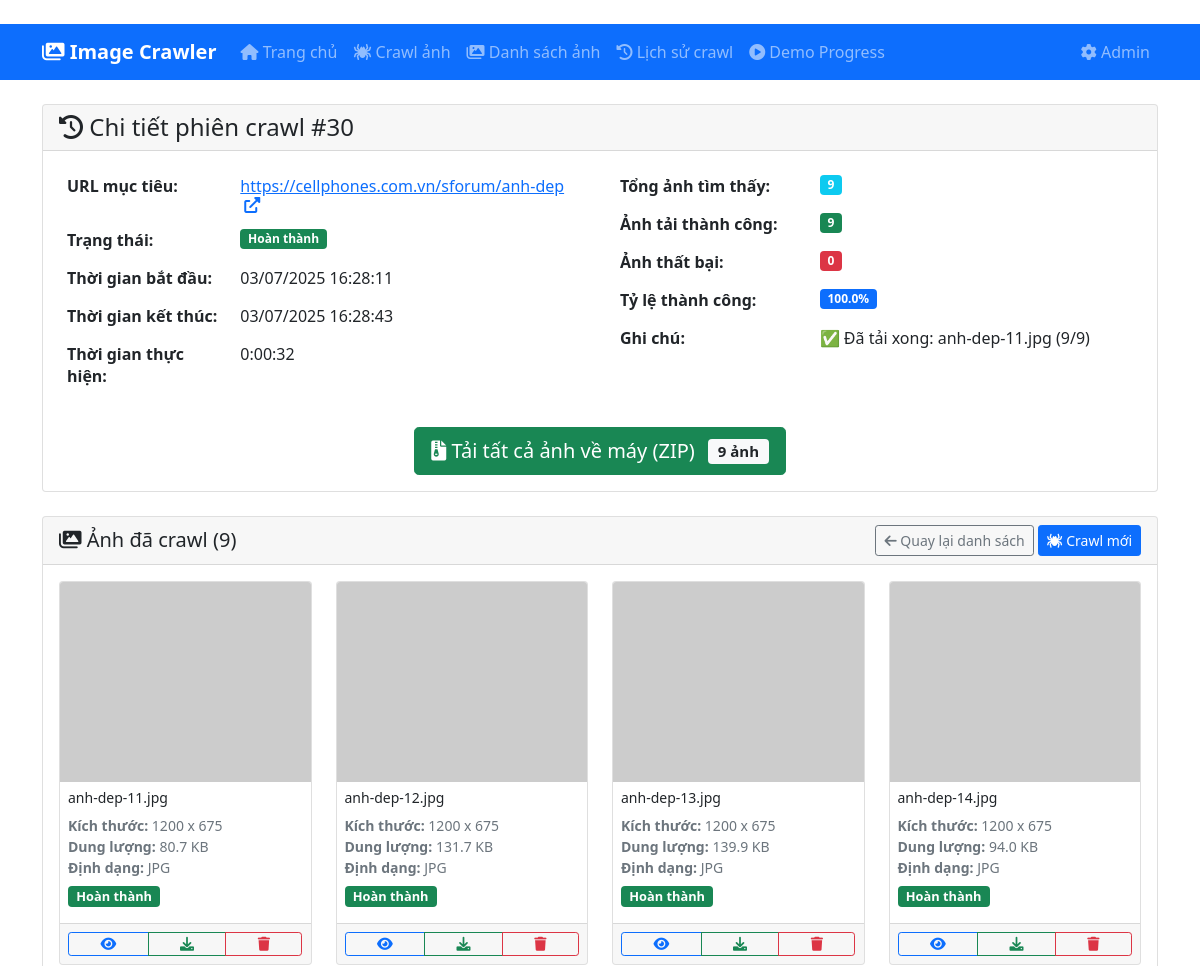
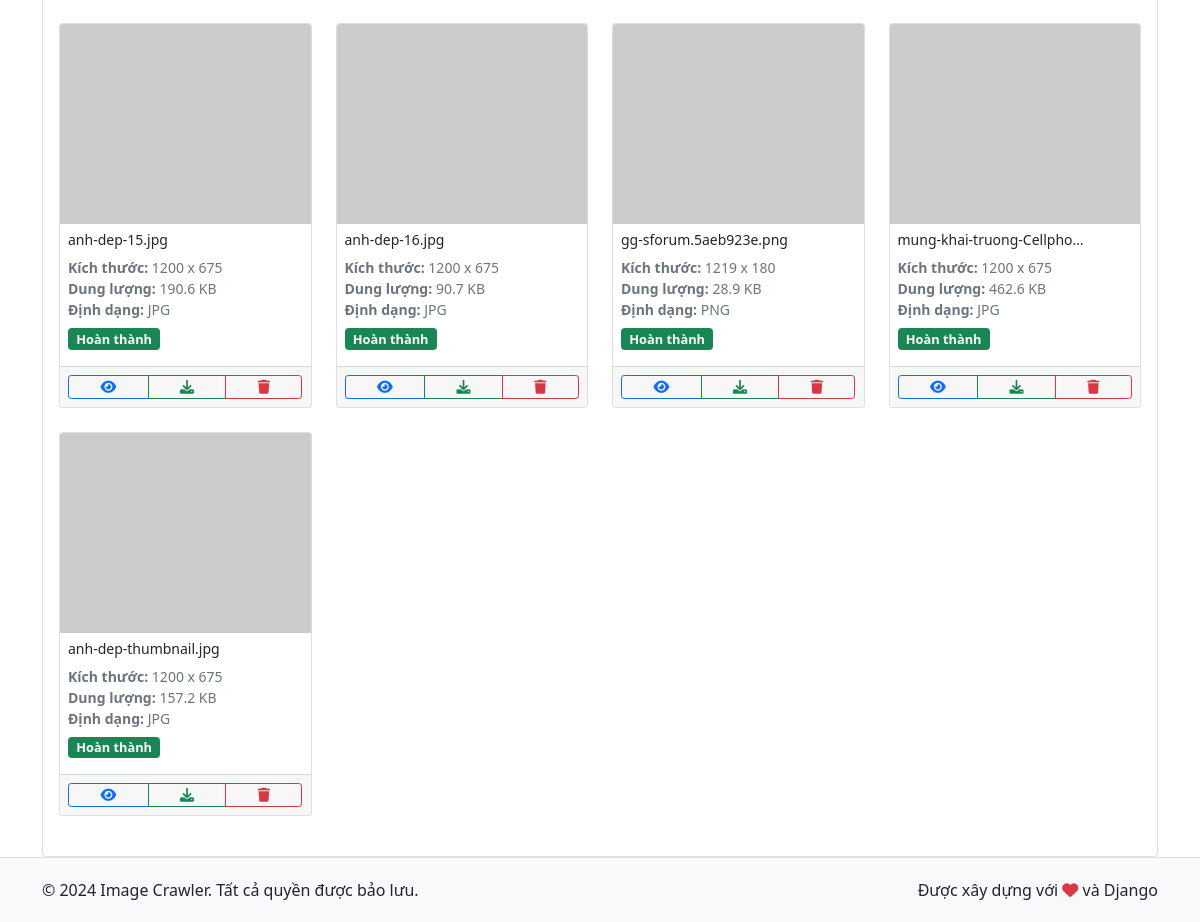
Screenshot of /sessions/30/ with the database file from the repository (2 pictures, top to bottom).
### image_crawler/models.py (models this page shows, shortened)
class CrawlSession(models.Model):
    target_url = models.URLField(verbose_name="URL mục tiêu", max_length=500)
    started_at = models.DateTimeField(verbose_name="Bắt đầu", default=timezone.now)
    finished_at = models.DateTimeField(verbose_name="Kết thúc", null=True, blank=True)
    total_images_found = models.PositiveIntegerField(verbose_name="Tổng ảnh tìm thấy", default=0)
    images_downloaded = models.PositiveIntegerField(verbose_name="Ảnh đã tải", default=0)
    images_failed = models.PositiveIntegerField(verbose_name="Ảnh thất bại", default=0)
    STATUS_CHOICES = [
        ('running', 'Đang chạy'),
        ('completed', 'Hoàn thành'),
        ('failed', 'Thất bại'),
        ('cancelled', 'Đã hủy'),
    ]
    status = models.CharField(
        verbose_name="Trạng thái",
        max_length=20,
        choices=STATUS_CHOICES,
        default='running'
    )
    notes = models.TextField(verbose_name="Ghi chú", blank=True)
    class Meta:
        verbose_name = "Phiên crawl"
        verbose_name_plural = "Phiên crawl"
        ordering = ['-started_at']
    def get_duration(self):
        if self.finished_at:
            duration = self.finished_at - self.started_at
            return str(duration).split('.')[0]  # Bỏ microseconds
        return "Đang chạy"
    def get_success_rate(self):
        if self.total_images_found > 0:
            return f"{(self.images_downloaded / self.total_images_found * 100):.1f}%"
        return "0%"

class CrawledImage(models.Model):
    source_url = models.URLField(verbose_name="URL nguồn", max_length=500)
    image_url = models.URLField(verbose_name="URL ảnh", max_length=500)
    image_name = models.CharField(verbose_name="Tên ảnh", max_length=255)
    local_path = models.CharField(verbose_name="Đường dẫn local", max_length=500, blank=True)
    file_size = models.PositiveIntegerField(verbose_name="Kích thước file", null=True, blank=True)
    width = models.PositiveIntegerField(verbose_name="Chiều rộng", null=True, blank=True)
    height = models.PositiveIntegerField(verbose_name="Chiều cao", null=True, blank=True)
    image_format = models.CharField(verbose_name="Định dạng", max_length=10, blank=True)
    crawled_at = models.DateTimeField(verbose_name="Thời gian crawl", default=timezone.now)
    STATUS_CHOICES = [
        ('pending', 'Đang chờ'),
        ('downloading', 'Đang tải'),
        ('completed', 'Hoàn thành'),
        ('failed', 'Thất bại'),
    ]
    status = models.CharField(
        verbose_name="Trạng thái",
        max_length=20,
        choices=STATUS_CHOICES,
        default='pending'
    )
    error_message = models.TextField(verbose_name="Thông báo lỗi", blank=True)
    class Meta:
        verbose_name = "Ảnh đã crawl"
        verbose_name_plural = "Ảnh đã crawl"
        ordering = ['-crawled_at']
    def get_file_size_display(self):
        if not self.file_size:
            return "Không xác định"
        if self.file_size < 1024:
            return f"{self.file_size} B"
        elif self.file_size < 1024 * 1024:
            return f"{self.file_size / 1024:.1f} KB"
        else:
            return f"{self.file_size / (1024 * 1024):.1f} MB"
    def get_dimensions_display(self):
        if self.width and self.height:
            return f"{self.width} x {self.height}"
        return "Không xác định"

### image_crawler/views.py (the view)
# urls.py: path('sessions/<int:session_id>/', views.session_detail, name='session_detail'),
def session_detail(request, session_id):
    session = get_object_or_404(CrawlSession, id=session_id)
    images = CrawledImage.objects.filter(
        source_url=session.target_url,
        crawled_at__gte=session.started_at
    )
    if session.finished_at:
        images = images.filter(crawled_at__lte=session.finished_at)
    paginator = Paginator(images, 20)
    page_number = request.GET.get('page')
    page_obj = paginator.get_page(page_number)
    context = {
        'session': session,
        'page_obj': page_obj,
        'images': page_obj,
    }
    return render(request, 'image_crawler/session_detail.html', context)

### templates/image_crawler/session_detail.html (shortened to what this page needs)
﻿{% extends 'image_crawler/base.html' %}
{% block content %}
<div class="row">
    <div class="col-md-12">
        <div class="card mb-4">
            <div class="card-header">
                <h4 class="mb-0">
                    <i class="fas fa-history"></i> Chi tiết phiên crawl #{{ session.id }}
                </h4>
            </div>
            <div class="card-body">
                <div class="row">
                    <div class="col-md-6">
                        <table class="table table-borderless">
                            <tr>
                                <td><strong>URL mục tiêu:</strong></td>
                                <td>
                                    <a href="{{ session.target_url }}" target="_blank" class="text-break">
                                        {{ session.target_url }}
                                        <i class="fas fa-external-link-alt ms-1"></i>
                                    </a>
                                </td>
                            </tr>
                            <tr>
                                <td><strong>Trạng thái:</strong></td>
                                <td>
                                    {% if session.status == 'completed' %}
                                        <span class="badge bg-success">Hoàn thành</span>
                                    {% elif session.status == 'failed' %}
                                        <span class="badge bg-danger">Thất bại</span>
                                    {% elif session.status == 'running' %}
                                        <span class="badge bg-primary">Đang chạy</span>
                                    {% else %}
                                        <span class="badge bg-secondary">{{ session.status }}</span>
                                    {% endif %}
                                </td>
                            </tr>
                            <tr>
                                <td><strong>Thời gian bắt đầu:</strong></td>
                                <td>{{ session.started_at|date:"d/m/Y H:i:s" }}</td>
                            </tr>
                            <tr>
                                <td><strong>Thời gian kết thúc:</strong></td>
                                <td>
                                    {% if session.finished_at %}
                                        {{ session.finished_at|date:"d/m/Y H:i:s" }}
                                    {% else %}
                                        <span class="text-muted">Chưa kết thúc</span>
                                    {% endif %}
                                </td>
                            </tr>
                            <tr>
                                <td><strong>Thời gian thực hiện:</strong></td>
                                <td>{{ session.get_duration }}</td>
                            </tr>
                        </table>
                    </div>
                    <div class="col-md-6">
                        <table class="table table-borderless">
                            <tr>
                                <td><strong>Tổng ảnh tìm thấy:</strong></td>
                                <td><span class="badge bg-info">{{ session.total_images_found }}</span></td>
                            </tr>
                            <tr>
                                <td><strong>Ảnh tải thành công:</strong></td>
                                <td><span class="badge bg-success">{{ session.images_downloaded }}</span></td>
                            </tr>
                            <tr>
                                <td><strong>Ảnh thất bại:</strong></td>
                                <td><span class="badge bg-danger">{{ session.images_failed }}</span></td>
                            </tr>
                            <tr>
                                <td><strong>Tỷ lệ thành công:</strong></td>
                                <td><span class="badge bg-primary">{{ session.get_success_rate }}</span></td>
                            </tr>
                            {% if session.notes %}
                            <tr>
                                <td><strong>Ghi chú:</strong></td>
                                <td>{{ session.notes }}</td>
                            </tr>
                            {% endif %}
                        </table>
                    </div>
                </div>
                {% if session.images_downloaded > 0 %}
                <div class="mt-3 text-center">
                    <a href="{% url 'image_crawler:download_session_zip' session.id %}" class="btn btn-success btn-lg">
                        <i class="fas fa-file-archive"></i> Tải tất cả ảnh về máy (ZIP)
                        <span class="badge bg-light text-dark ms-2">{{ session.images_downloaded }} ảnh</span>
                    </a>
                </div>
                {% endif %}
            </div>
        </div>
        <div class="card">
            <div class="card-header d-flex justify-content-between align-items-center">
                <h5 class="mb-0">
                    <i class="fas fa-images"></i> Ảnh đã crawl ({{ images|length }})
                </h5>
                <div>
                    <a href="{% url 'image_crawler:session_list' %}" class="btn btn-sm btn-outline-secondary">
                        <i class="fas fa-arrow-left"></i> Quay lại danh sách
                    </a>
                    <a href="{% url 'image_crawler:crawl' %}" class="btn btn-sm btn-primary">
                        <i class="fas fa-spider"></i> Crawl mới
                    </a>
                </div>
            </div>
            <div class="card-body">
                {% if images %}
                    <div class="row">
                        {% for image in images %}
                        <div class="col-md-3 col-sm-6 mb-4">
                            <div class="card h-100">
                                <img src="{{ image.image_url }}" class="card-img-top" alt="{{ image.image_name }}"
                                     style="height: 200px; object-fit: cover;"
                                     onerror="this.src='https://via.placeholder.com/200x200?text=No+Image'">
                                <div class="card-body p-2">
                                    <h6 class="card-title small">{{ image.image_name|truncatechars:25 }}</h6>
                                    <p class="card-text small text-muted mb-2">
                                        <strong>Kích thước:</strong> {{ image.get_dimensions_display }}<br>
                                        <strong>Dung lượng:</strong> {{ image.get_file_size_display }}<br>
                                        <strong>Định dạng:</strong> {{ image.image_format|upper }}
                                    </p>
                                    <div class="mb-2">
                                        {% if image.status == 'completed' %}
                                            <span class="badge bg-success status-badge">Hoàn thành</span>
                                        {% elif image.status == 'failed' %}
                                            <span class="badge bg-danger status-badge">Thất bại</span>
                                        {% elif image.status == 'pending' %}
                                            <span class="badge bg-warning status-badge">Đang chờ</span>
                                        {% else %}
                                            <span class="badge bg-info status-badge">{{ image.status }}</span>
                                        {% endif %}
                                    </div>
                                </div>
                                <div class="card-footer p-2">
                                    <div class="btn-group w-100" role="group">
                                        <a href="{% url 'image_crawler:image_detail' image.id %}"
                                           class="btn btn-sm btn-outline-primary">
                                            <i class="fas fa-eye"></i>
                                        </a>
                                        {% if image.local_path %}
                                            <a href="{% url 'image_crawler:download_image' image.id %}"
                                               class="btn btn-sm btn-outline-success">
                                                <i class="fas fa-download"></i>
                                            </a>
                                        {% endif %}
                                        <button class="btn btn-sm btn-outline-danger delete-image"
                                                data-image-id="{{ image.id }}">
                                            <i class="fas fa-trash"></i>
                                        </button>
                                    </div>
                                </div>
                            </div>
                        </div>
                        {% endfor %}
                    </div>
                {% else %}
                    <div class="text-center py-5">
                        <i class="fas fa-images fa-3x text-muted mb-3"></i>
                        <h5>Không có ảnh nào trong phiên này</h5>
                        <p class="text-muted">Có thể phiên crawl chưa hoàn thành hoặc không tìm thấy ảnh nào.</p>
                    </div>
                {% endif %}
            </div>
        </div>
    </div>
</div>
{% endblock %}

### templates/image_crawler/base.html (style rules this page uses)
.card-img-top { height: 200px; object-fit: cover; }
.status-badge { font-size: 0.8em; }

### rows the page displays
CrawlSession: id "30", target_url "https://cellphones.com.vn/sforum/anh-dep", started_at "03/07/2025 16:28:11", finished_at "03/07/2025 16:28:43", get_duration "0:00:32", total_images_found "9", images_downloaded "9", images_failed "0", get_success_rate "100.0%", notes "✅ Đã tải xong: anh-dep-11.jpg (9/9)"
CrawledImage: image_name "anh-dep-11.jpg", dimensions "1200 x 675", file_size "80.7 KB", image_format "JPG", status "Hoàn thành"
CrawledImage: image_name "anh-dep-12.jpg", dimensions "1200 x 675", file_size "131.7 KB", image_format "JPG", status "Hoàn thành"
CrawledImage: image_name "anh-dep-13.jpg", dimensions "1200 x 675", file_size "139.9 KB", image_format "JPG", status "Hoàn thành"
CrawledImage: image_name "anh-dep-14.jpg", dimensions "1200 x 675", file_size "94.0 KB", image_format "JPG", status "Hoàn thành"
CrawledImage: image_name "anh-dep-15.jpg", dimensions "1200 x 675", file_size "190.6 KB", image_format "JPG", status "Hoàn thành"
CrawledImage: image_name "anh-dep-16.jpg", dimensions "1200 x 675", file_size "90.7 KB", image_format "JPG", status "Hoàn thành"
CrawledImage: image_name "gg-sforum.5aeb923e.png", dimensions "1219 x 180", file_size "28.9 KB", image_format "PNG", status "Hoàn thành"
CrawledImage: image_name "mung-khai-truong-Cellpho…", dimensions "1200 x 675", file_size "462.6 KB", image_format "JPG", status "Hoàn thành"
CrawledImage: image_name "anh-dep-thumbnail.jpg", dimensions "1200 x 675", file_size "157.2 KB", image_format "JPG", status "Hoàn thành"

### other values shown
{{ images|length }} "9"
